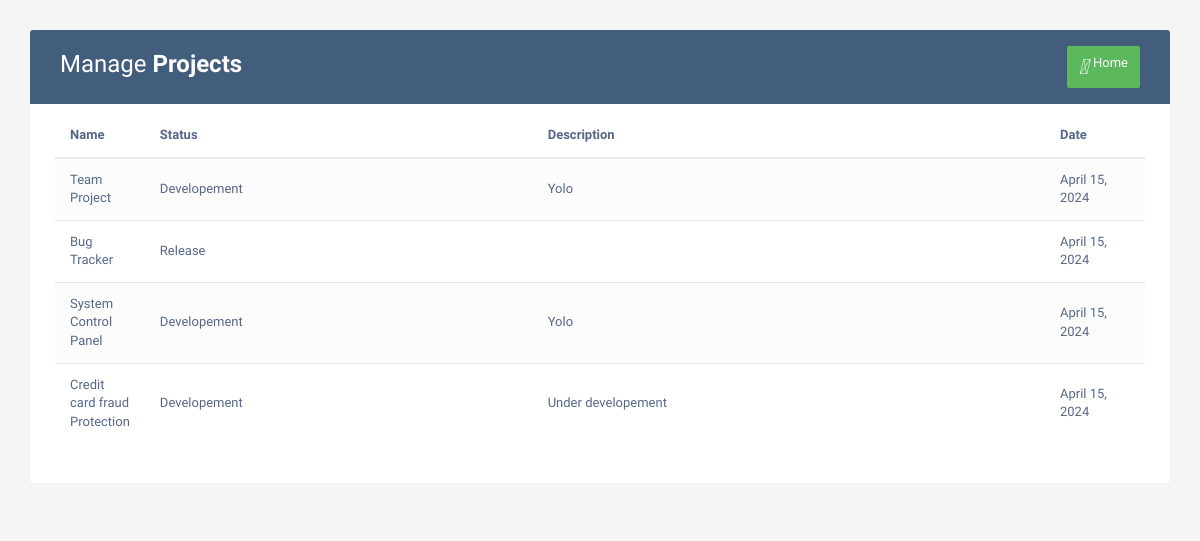
/Userproject (signed in), run on an earlier commit of the app's database.
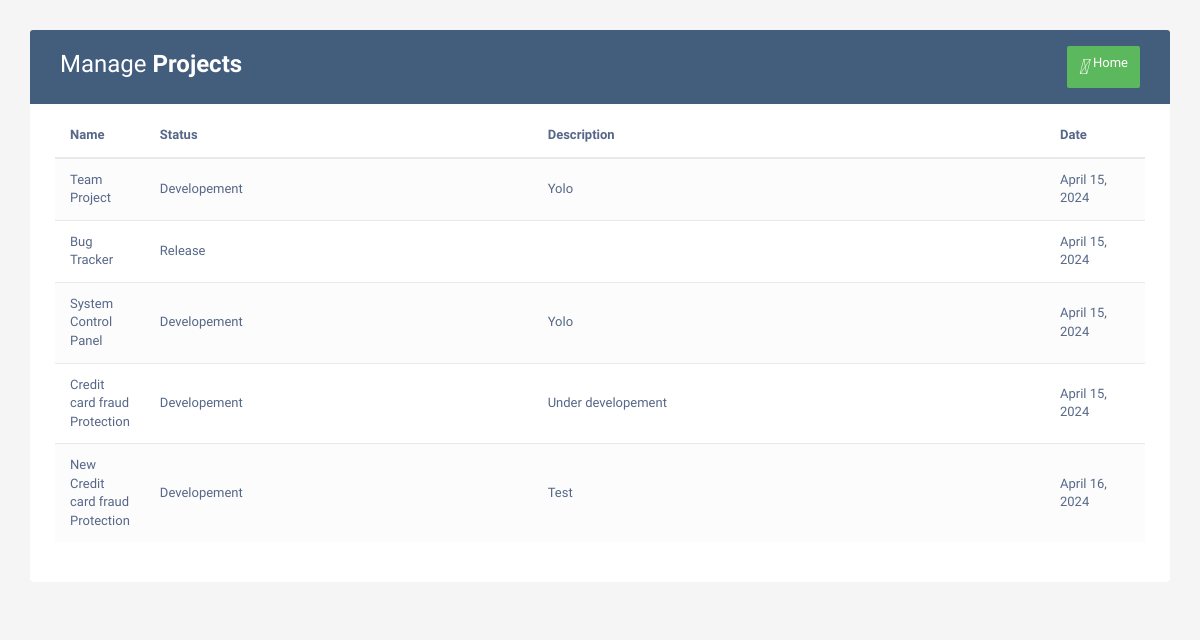
And on a later commit of the database.
### home/models.py (models this page shows, shortened)
class Project(models.Model):
    Pname = models.CharField(max_length=122)
    Pstatus = models.CharField(max_length=122)
    Desc = models.TextField()
    date = models.DateField()
    users = models.ManyToManyField(User)

### home/views.py (the view)
# urls.py: path('Userproject',views.Userproject,name='Project'),
@login_required
def Userproject(request):
    my_data = Project.objects.all()
    return render(request,'Userproject.html',{'my_data':my_data})

### templates/Userproject.html (shortened to what this page needs)
<!DOCTYPE html>
<html lang="en">
<head>
<link rel="stylesheet" href="https://maxcdn.bootstrapcdn.com/font-awesome/4.7.0/css/font-awesome.min.css">
<link rel="stylesheet" href="https://maxcdn.bootstrapcdn.com/bootstrap/3.3.7/css/bootstrap.min.css">
</head>
<body>
    <div class="container">
        <div class="table-responsive">
            <div class="table-wrapper">
                <div class="table-title">
                    <div class="row">
                        <div class="col-xs-6">
                            <h2>Manage <b>Projects</b></h2>
                        </div>
                        <div class="col-xs-6">
                            <a href="/base" class="btn btn-success" data-toggle="modal"><i>&#xE147;</i> <span>Home</span></a>
                        </div>
                    </div>
                </div>
                <table class="table table-striped table-hover">
                    <thead>
                        <tr>
                            <th>Name</th>
                            <th>Status</th>
                            <th>Description</th>
                            <th>Date</th>
                        </tr>
                    </thead>
                    <tbody>
                        {% for item in my_data %}
                        <tr>
                            <td> {{item.Pname}} </td>
                            <td> {{item.Pstatus}} </td>
                            <td> {{item.Desc}} </td>
                            <td> {{item.date}} </td>
                        </tr>
                        {% endfor %}
                    </tbody>
                </table>
            </div>
        </div>
    </div>
</body>

What changed in the data, as far as the page shows it:
added Project: Pname "New Credit card fraud Protection", Pstatus "Developement", Desc "Test", date "April 16, 2024"
